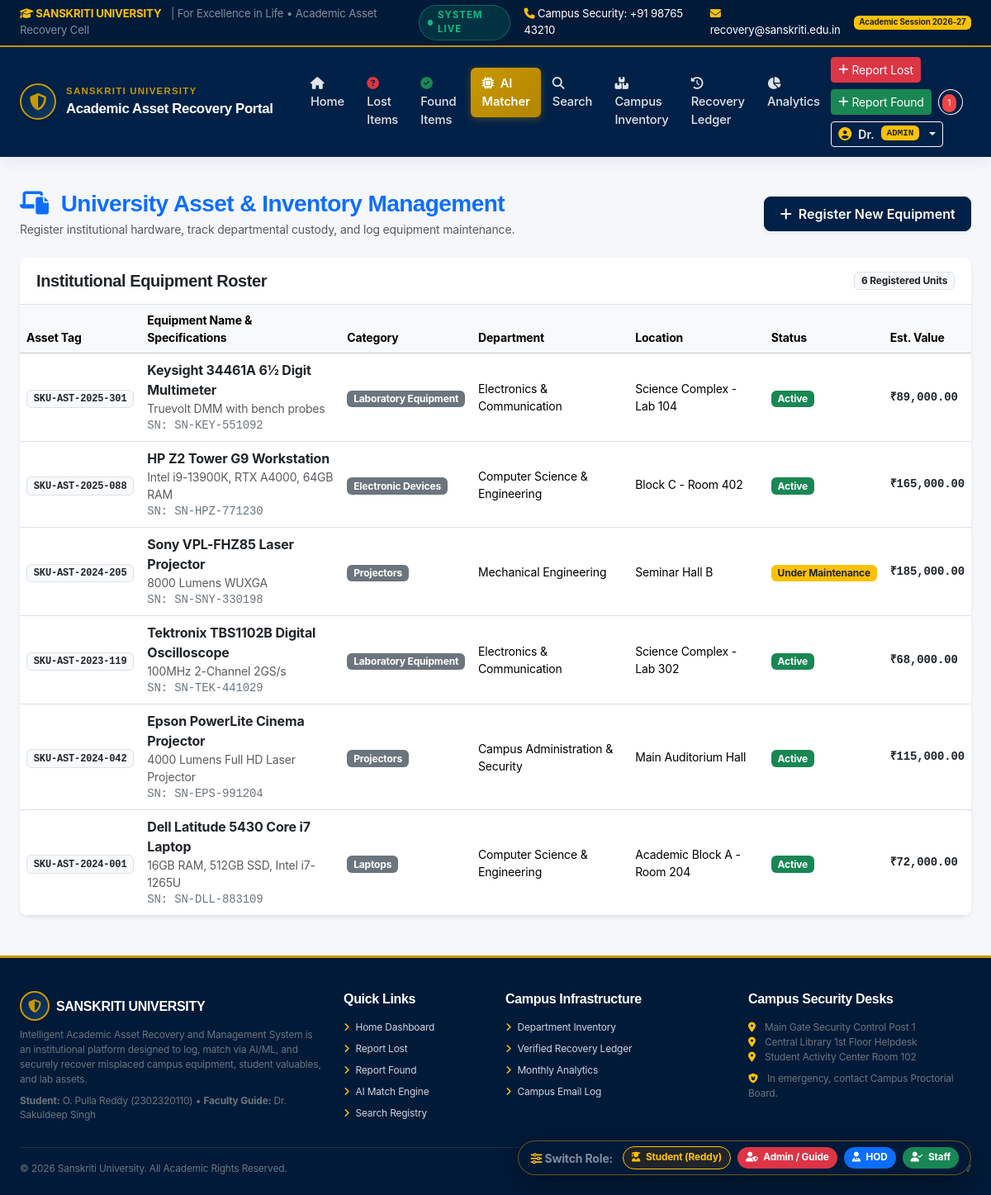
Screenshot of /admin/assets (signed in) with the database file from the repository.
### tables this page shows
CREATE TABLE users (
        id INTEGER PRIMARY KEY AUTOINCREMENT,
        name TEXT NOT NULL,
        email TEXT UNIQUE NOT NULL,
        password_hash TEXT NOT NULL,
        role TEXT NOT NULL DEFAULT 'student',
        department TEXT NOT NULL,
        id_number TEXT NOT NULL,
        phone TEXT,
        avatar TEXT DEFAULT 'default_avatar.png',
        created_at TIMESTAMP DEFAULT CURRENT_TIMESTAMP
    );

CREATE TABLE institutional_assets (
        id INTEGER PRIMARY KEY AUTOINCREMENT,
        asset_tag TEXT UNIQUE NOT NULL,
        name TEXT NOT NULL,
        category TEXT NOT NULL,
        model_specs TEXT,
        serial_number TEXT,
        department TEXT NOT NULL,
        assigned_to TEXT,
        current_location TEXT NOT NULL,
        status TEXT NOT NULL DEFAULT 'Active', -- 'Active', 'Under Maintenance', 'Reported Lost', 'Decommissioned'
        registered_date TEXT,
        value_estimate REAL DEFAULT 0.0
    );

### app.py (the view)
@app.route('/admin/assets')
@login_required
@role_required('admin', 'staff', 'dept_head')
def admin_assets():
    assets = database.query_db("SELECT * FROM institutional_assets ORDER BY id DESC")
    return render_template('admin/institutional_assets.html', assets=assets)

### templates/admin/institutional_assets.html (shortened to what this page needs)
{% extends 'base.html' %}
{% block content %}
<div class="container-fluid px-4">
    <div class="d-flex flex-column flex-md-row justify-content-between align-items-md-center mb-4 gap-3">
        <div>
            <h3 class="fw-bold mb-1 text-primary">
                <i class="fa-solid fa-laptop-file me-2"></i> University Asset &amp; Inventory Management
            </h3>
            <p class="text-muted small mb-0">Register institutional hardware, track departmental custody, and log equipment maintenance.</p>
        </div>
        <button type="button" class="btn btn-su-primary shadow-sm fw-semibold" data-bs-toggle="modal" data-bs-target="#addAssetModal">
            <i class="fa-solid fa-plus me-1"></i> Register New Equipment
        </button>
    </div>
    <div class="card shadow-sm border-0 mb-4">
        <div class="card-header bg-white py-3 border-bottom d-flex justify-content-between align-items-center">
            <h5 class="fw-bold mb-0 text-dark">Institutional Equipment Roster</h5>
            <span class="badge bg-light text-dark border">{{ assets|length }} Registered Units</span>
        </div>
        <div class="card-body p-0">
            <div class="table-responsive">
                <table class="table table-hover align-middle mb-0">
                    <thead class="table-light small">
                        <tr>
                            <th>Asset Tag</th>
                            <th>Equipment Name &amp; Specifications</th>
                            <th>Category</th>
                            <th>Department</th>
                            <th>Location</th>
                            <th>Status</th>
                            <th>Est. Value</th>
                        </tr>
                    </thead>
                    <tbody>
                        {% for a in assets %}
                        <tr>
                            <td>
                                <span class="badge bg-light text-dark border font-monospace fw-bold">
                                    {{ a.asset_tag }}
                                </span>
                            </td>
                            <td>
                                <div class="fw-bold text-dark">{{ a.name }}</div>
                                <div class="small text-muted">{{ a.model_specs }}</div>
                                <div class="small font-monospace text-secondary">SN: {{ a.serial_number }}</div>
                            </td>
                            <td><span class="badge bg-secondary">{{ a.category }}</span></td>
                            <td class="small">{{ a.department }}</td>
                            <td class="small">{{ a.current_location }}</td>
                            <td>
                                <span class="badge {% if a.status == 'Active' %}bg-success{% elif a.status == 'Under Maintenance' %}bg-warning text-dark{% elif a.status == 'Reported Lost' %}bg-danger{% else %}bg-secondary{% endif %}">
                                    {{ a.status }}
                                </span>
                            </td>
                            <td class="small font-monospace fw-bold text-dark">₹{{ "{:,.2f}".format(a.value_estimate or 0) }}</td>
                        </tr>
                        {% endfor %}
                    </tbody>
                </table>
            </div>
        </div>
    </div>
</div>
{% endblock %}

### templates/base.html (shortened to what this page needs)
<!DOCTYPE html>
<html lang="en">
<head>
    <link href="https://cdn.jsdelivr.net/npm/bootstrap@5.3.3/dist/css/bootstrap.min.css" rel="stylesheet">
    <link rel="stylesheet" href="https://cdnjs.cloudflare.com/ajax/libs/font-awesome/6.5.2/css/all.min.css">
    <link rel="stylesheet" href="{{ url_for('static', filename='css/style.css') }}">
</head>
<body>
    <div class="su-topbar d-none d-md-block">
        <div class="container-fluid px-4 d-flex justify-content-between align-items-center">
            <div>
                <span class="fw-bold text-warning me-2"><i class="fa-solid fa-graduation-cap"></i> SANSKRITI UNIVERSITY</span>
                <span class="text-white-50">| For Excellence in Life &bull; Academic Asset Recovery Cell</span>
            </div>
            <div class="d-flex align-items-center gap-3">
                <span class="pulse-beacon"><span class="pulse-dot"></span> SYSTEM LIVE</span>
                <span><i class="fa-solid fa-phone text-warning"></i> Campus Security: +91 98765 43210</span>
                <span><i class="fa-solid fa-envelope text-warning"></i> recovery@sanskriti.edu.in</span>
                <span class="badge bg-warning text-dark fw-bold">Academic Session 2026-27</span>
            </div>
        </div>
    </div>
    <nav class="navbar navbar-expand-lg su-navbar sticky-top">
        <div class="container-fluid px-4">
            <a class="navbar-brand" href="{{ url_for('index') }}">
                <div class="uni-crest-icon">
                    <i class="fa-solid fa-shield-halved"></i>
                </div>
                <div>
                    <span class="university-tag">Sanskriti University</span>
                    <span class="system-title">Academic Asset Recovery Portal</span>
                </div>
            </a>
            <div class="collapse navbar-collapse" id="suNavbarNav">
                <ul class="navbar-nav me-auto mb-2 mb-lg-0 ms-lg-3">
                    <li class="nav-item">
                        <a class="nav-link {% if request.endpoint == 'index' %}active{% endif %}" href="{{ url_for('index') }}">
                            <i class="fa-solid fa-house me-1"></i> Home
                        </a>
                    </li>
                    <li class="nav-item">
                        <a class="nav-link {% if request.endpoint == 'list_lost' %}active{% endif %}" href="{{ url_for('list_lost') }}">
                            <i class="fa-solid fa-circle-question text-danger me-1"></i> Lost Items
                        </a>
                    </li>
                    <li class="nav-item">
                        <a class="nav-link {% if request.endpoint == 'list_found' %}active{% endif %}" href="{{ url_for('list_found') }}">
                            <i class="fa-solid fa-circle-check text-success me-1"></i> Found Items
                        </a>
                    </li>
                    <li class="nav-item">
                        <a class="nav-link special-gold {% if request.endpoint == 'ai_matching_center' %}active{% endif %} ms-lg-1" href="{{ url_for('ai_matching_center') }}">
                            <i class="fa-solid fa-microchip me-1"></i> AI Matcher
                        </a>
                    </li>
                    <li class="nav-item">
                        <a class="nav-link {% if request.endpoint == 'search_assets' %}active{% endif %}" href="{{ url_for('search_assets') }}">
                            <i class="fa-solid fa-magnifying-glass me-1"></i> Search
                        </a>
                    </li>
                    <li class="nav-item">
                        <a class="nav-link {% if request.endpoint == 'institutional_assets' %}active{% endif %}" href="{{ url_for('institutional_assets') }}">
                            <i class="fa-solid fa-boxes-stacked me-1"></i> Campus Inventory
                        </a>
                    </li>
                    <li class="nav-item">
                        <a class="nav-link {% if request.endpoint == 'recovery_history' %}active{% endif %}" href="{{ url_for('recovery_history') }}">
                            <i class="fa-solid fa-clock-rotate-left me-1"></i> Recovery Ledger
                        </a>
                    </li>
                    <li class="nav-item">
                        <a class="nav-link {% if request.endpoint == 'reports_statistics' %}active{% endif %}" href="{{ url_for('reports_statistics') }}">
                            <i class="fa-solid fa-chart-pie me-1"></i> Analytics
                        </a>
                    </li>
                </ul>
                <div class="d-flex align-items-center gap-2 flex-wrap">
                    {% if current_user %}
                        <a href="{{ url_for('report_lost') }}" class="btn btn-sm btn-danger d-flex align-items-center gap-1 shadow-sm">
                            <i class="fa-solid fa-plus"></i> Report Lost
                        </a>
                        <a href="{{ url_for('report_found') }}" class="btn btn-sm btn-success d-flex align-items-center gap-1 shadow-sm">
                            <i class="fa-solid fa-plus"></i> Report Found
                        </a>
                        <div class="position-relative me-2">
                            <a href="{{ url_for('notifications_view') }}" class="btn btn-outline-light btn-sm rounded-circle px-2" title="Notifications">
                                {% if unread_notifs_count > 0 %}
                                    <span class="notif-badge">{{ unread_notifs_count }}</span>
                                {% endif %}
                            </a>
                        </div>
                        <div class="dropdown">
                            <button class="btn btn-outline-light btn-sm dropdown-toggle d-flex align-items-center gap-2" type="button" data-bs-toggle="dropdown" aria-expanded="false">
                                <i class="fa-solid fa-user-circle fs-6 text-warning"></i>
                                <span class="fw-semibold">{{ current_user.name.split()[0] }}</span>
                                <span class="badge bg-warning text-dark text-uppercase font-monospace" style="font-size: 0.68rem;">{{ current_user.role }}</span>
                            </button>
                        </div>
                    {% endif %}
                </div>
            </div>
        </div>
    </nav>
    <main class="flex-grow-1 py-4">
        {% block content %}{% endblock %}
    </main>
    <footer class="su-footer">
        <div class="container-fluid px-4">
            <div class="row g-4">
                <div class="col-lg-4 col-md-6">
                    <div class="d-flex align-items-center gap-2 mb-2">
                        <div class="uni-crest-icon" style="width:36px; height:36px; font-size:1rem;">
                            <i class="fa-solid fa-shield-halved"></i>
                        </div>
                        <h6 class="text-white mb-0 fw-bold">SANSKRITI UNIVERSITY</h6>
                    </div>
                    <p class="small text-secondary mb-2">
                        Intelligent Academic Asset Recovery and Management System is an institutional platform designed to log, match via AI/ML, and securely recover misplaced campus equipment, student valuables, and lab assets.
                    </p>
                    <div class="small text-secondary">
                        <strong>Student:</strong> O. Pulla Reddy (2302320110) &bull; <strong>Faculty Guide:</strong> Dr. Sakuldeep Singh
                    </div>
                </div>
                <div class="col-lg-2 col-md-6 col-6">
                    <h6 class="text-white fw-bold mb-3">Quick Links</h6>
                    <ul class="list-unstyled small d-flex flex-column gap-2">
                        <li><a href="{{ url_for('index') }}"><i class="fa-solid fa-angle-right me-1 text-warning"></i> Home Dashboard</a></li>
                        <li><a href="{{ url_for('report_lost') }}"><i class="fa-solid fa-angle-right me-1 text-warning"></i> Report Lost</a></li>
                        <li><a href="{{ url_for('report_found') }}"><i class="fa-solid fa-angle-right me-1 text-warning"></i> Report Found</a></li>
                        <li><a href="{{ url_for('ai_matching_center') }}"><i class="fa-solid fa-angle-right me-1 text-warning"></i> AI Match Engine</a></li>
                        <li><a href="{{ url_for('search_assets') }}"><i class="fa-solid fa-angle-right me-1 text-warning"></i> Search Registry</a></li>
                    </ul>
                </div>
                <div class="col-lg-3 col-md-6 col-6">
                    <h6 class="text-white fw-bold mb-3">Campus Infrastructure</h6>
                    <ul class="list-unstyled small d-flex flex-column gap-2">
                        <li><a href="{{ url_for('institutional_assets') }}"><i class="fa-solid fa-angle-right me-1 text-warning"></i> Department Inventory</a></li>
                        <li><a href="{{ url_for('recovery_history') }}"><i class="fa-solid fa-angle-right me-1 text-warning"></i> Verified Recovery Ledger</a></li>
                        <li><a href="{{ url_for('reports_statistics') }}"><i class="fa-solid fa-angle-right me-1 text-warning"></i> Monthly Analytics</a></li>
                        <li><a href="{{ url_for('email_logs_view') }}"><i class="fa-solid fa-angle-right me-1 text-warning"></i> Campus Email Log</a></li>
                    </ul>
                </div>
                <div class="col-lg-3 col-md-6">
                    <h6 class="text-white fw-bold mb-3">Campus Security Desks</h6>
                    <p class="small text-secondary mb-1">
                        <i class="fa-solid fa-location-dot text-warning me-2"></i> Main Gate Security Control Post 1<br>
                        <i class="fa-solid fa-location-dot text-warning me-2"></i> Central Library 1st Floor Helpdesk<br>
                        <i class="fa-solid fa-location-dot text-warning me-2"></i> Student Activity Center Room 102
                    </p>
                    <p class="small text-secondary mt-2">
                        <i class="fa-solid fa-shield-cat text-warning me-2"></i> In emergency, contact Campus Proctorial Board.
                    </p>
                </div>
            </div>
            <hr class="border-secondary my-3 opacity-25">
            <div class="d-flex flex-column flex-md-row justify-content-between align-items-center small text-secondary">
                <div>&copy; 2026 Sanskriti University. All Academic Rights Reserved.</div>
                <div>Engineered with Python Flask &bull; SQLite &bull; scikit-learn &bull; OpenCV</div>
            </div>
        </div>
    </footer>
    <div class="floating-role-dock d-none d-sm-flex" title="1-Click Evaluation Switcher for Guide">
        <span class="text-white-50 small fw-bold me-1"><i class="fa-solid fa-sliders text-warning"></i> Switch Role:</span>
        <a href="{{ url_for('quick_switch', role='student') }}" class="role-pill-btn bg-dark text-warning border border-warning" title="Switch to Student O. Pulla Reddy">
            <i class="fa-solid fa-user-graduate me-1"></i> Student (Reddy)
        </a>
        <a href="{{ url_for('quick_switch', role='admin') }}" class="role-pill-btn bg-danger text-white" title="Switch to Admin Dr. Sakuldeep Singh">
            <i class="fa-solid fa-user-shield me-1"></i> Admin / Guide
        </a>
        <a href="{{ url_for('quick_switch', role='hod') }}" class="role-pill-btn bg-primary text-white" title="Switch to HOD CSE">
            <i class="fa-solid fa-user-tie me-1"></i> HOD
        </a>
        <a href="{{ url_for('quick_switch', role='staff') }}" class="role-pill-btn bg-success text-white" title="Switch to Library Staff">
            <i class="fa-solid fa-user-check me-1"></i> Staff
        </a>
    </div>
</body>
</html>

### rows the page displays
users: name "Dr.", role "ADMIN"
institutional_assets: asset_tag "SKU-AST-2025-301", name "Keysight 34461A 6½ Digit Multimeter", model_specs "Truevolt DMM with bench probes", serial_number "SN-KEY-551092", category "Laboratory Equipment", department "Electronics & Communication", current_location "Science Complex - Lab 104", status "Active", value_estimate "89,000.00"
institutional_assets: asset_tag "SKU-AST-2025-088", name "HP Z2 Tower G9 Workstation", model_specs "Intel i9-13900K, RTX A4000, 64GB RAM", serial_number "SN-HPZ-771230", category "Electronic Devices", department "Computer Science & Engineering", current_location "Block C - Room 402", status "Active", value_estimate "165,000.00"
institutional_assets: asset_tag "SKU-AST-2024-205", name "Sony VPL-FHZ85 Laser Projector", model_specs "8000 Lumens WUXGA", serial_number "SN-SNY-330198", category "Projectors", department "Mechanical Engineering", current_location "Seminar Hall B", status "Under Maintenance", value_estimate "185,000.00"
institutional_assets: asset_tag "SKU-AST-2023-119", name "Tektronix TBS1102B Digital Oscilloscope", model_specs "100MHz 2-Channel 2GS/s", serial_number "SN-TEK-441029", category "Laboratory Equipment", department "Electronics & Communication", current_location "Science Complex - Lab 302", status "Active", value_estimate "68,000.00"
institutional_assets: asset_tag "SKU-AST-2024-042", name "Epson PowerLite Cinema Projector", model_specs "4000 Lumens Full HD Laser Projector", serial_number "SN-EPS-991204", category "Projectors", department "Campus Administration & Security", current_location "Main Auditorium Hall", status "Active", value_estimate "115,000.00"
institutional_assets: asset_tag "SKU-AST-2024-001", name "Dell Latitude 5430 Core i7 Laptop", model_specs "16GB RAM, 512GB SSD, Intel i7-1265U", serial_number "SN-DLL-883109", category "Laptops", department "Computer Science & Engineering", current_location "Academic Block A - Room 204", status "Active", value_estimate "72,000.00"

### other values shown
{{ unread_notifs_count }} "1"
{{ assets|length }} "6"
